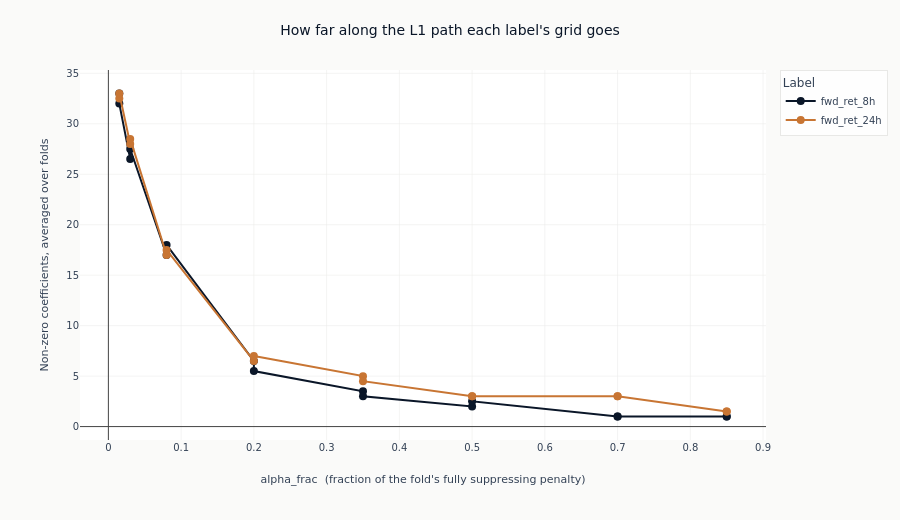

Write notebook code for a chart like this one.
### Code cell
path_colors = [COLORS["blue"], COLORS["copper"], COLORS["amber"], COLORS["recede"]]
path_labels = [label for label in panel_labels if l1.filter(pl.col("label") == label).height]
fig_path = go.Figure()
for index, label in enumerate(path_labels):
    series = l1.filter(pl.col("label") == label)
    fig_path.add_trace(
        go.Scatter(
            x=series.get_column("alpha_frac").to_list(),
            y=series.get_column("surviving_features").to_list(),
            mode="lines+markers",
            name=label,
            line=dict(color=path_colors[index % len(path_colors)], width=2),
            marker=dict(size=8, color=path_colors[index % len(path_colors)]),
        )
    )
fig_path.update_layout(
    title="How far along the L1 path each label's grid goes",
    height=520,
    width=900,
    margin=dict(t=70),
    legend=dict(title_text="Label"),
)
fig_path.update_xaxes(title_text="alpha_frac  (fraction of the fold's fully suppressing penalty)")
fig_path.update_yaxes(title_text="Non-zero coefficients, averaged over folds")
show_plotly_with_alt(
    fig_path,
    "Line chart of the average number of non-zero coefficients against alpha_frac, one line per "
    "label. Every line falls steeply from the weakest penalty and flattens close to one across "
    "the aggressive end of the grid, well before alpha_frac reaches the value that would zero "
    "every coefficient.",
)

### Figure 1 — Plotly figure (JSON) as saved in the notebook; plotly's stock layout.template omitted (floating-point values rounded to 4 significant figures)
{"data": [{"line": {"color": "#0a1628", "width": 2}, "marker": {"color": "#0a1628", "size": 8}, "mode": "lines+markers", "name": "fwd_ret_8h", "type": "scatter", "x": [0.015, 0.015, 0.03, 0.03, 0.08, 0.08, 0.2, 0.2, 0.35, 0.35, 0.5, 0.5, 0.7, 0.7, 0.85, 0.85], "y": [33.0, 32.0, 26.5, 27.5, 17.0, 18.0, 6.5, 5.5, 3.5, 3.0, 2.0, 2.5, 1.0, 1.0, 1.0, 1.0]}, {"line": {"color": "#C87533", "width": 2}, "marker": {"color": "#C87533", "size": 8}, "mode": "lines+markers", "name": "fwd_ret_24h", "type": "scatter", "x": [0.015, 0.015, 0.03, 0.03, 0.08, 0.08, 0.2, 0.2, 0.35, 0.35, 0.5, 0.5, 0.7, 0.7, 0.85, 0.85], "y": [32.5, 33.0, 28.0, 28.5, 17.0, 17.5, 6.5, 7.0, 5.0, 4.5, 3.0, 3.0, 3.0, 3.0, 1.5, 1.5]}], "layout": {"height": 520, "legend": {"title": {"text": "Label"}}, "margin": {"t": 70}, "title": {"text": "How far along the L1 path each label's grid goes"}, "width": 900, "xaxis": {"title": {"text": "alpha_frac  (fraction of the fold's fully suppressing penalty)"}}, "yaxis": {"title": {"text": "Non-zero coefficients, averaged over folds"}}}}
